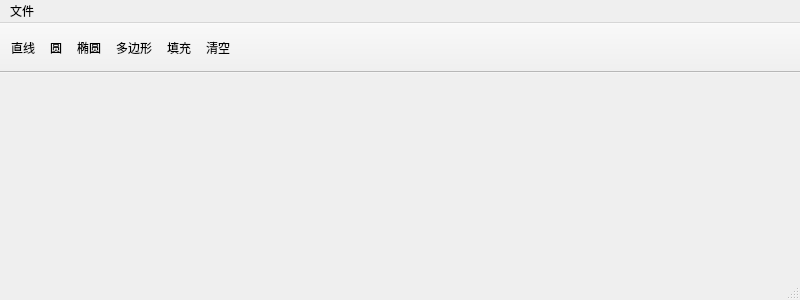
<?xml version="1.0" encoding="UTF-8"?>
<ui version="4.0">
 <class>MainWindow</class>
 <widget class="QMainWindow" name="MainWindow">
  <property name="geometry">
   <rect>
    <x>0</x>
    <y>0</y>
    <width>800</width>
    <height>300</height>
   </rect>
  </property>
  <property name="windowTitle">
   <string>画图</string>
  </property>
  <widget class="QWidget" name="centralWidget">
   <layout class="QGridLayout" name="gridLayout_2">
    <item row="0" column="0">
     <layout class="QGridLayout" name="gridLayout">
      <item row="0" column="0">
       <widget class="draw" name="widget" native="true">
        <property name="cursor">
         <cursorShape>CrossCursor</cursorShape>
        </property>
       </widget>
      </item>
     </layout>
    </item>
   </layout>
  </widget>
  <widget class="QMenuBar" name="menuBar">
   <property name="geometry">
    <rect>
     <x>0</x>
     <y>0</y>
     <width>800</width>
     <height>17</height>
    </rect>
   </property>
   <widget class="QMenu" name="menuFile">
    <property name="title">
     <string>文件</string>
    </property>
    <addaction name="actionSave_as"/>
    <addaction name="actioninfo"/>
   </widget>
   <addaction name="menuFile"/>
  </widget>
  <widget class="QToolBar" name="mainToolBar">
   <property name="minimumSize">
    <size>
     <width>800</width>
     <height>50</height>
    </size>
   </property>
   <property name="maximumSize">
    <size>
     <width>800</width>
     <height>50</height>
    </size>
   </property>
   <property name="movable">
    <bool>false</bool>
   </property>
   <attribute name="toolBarArea">
    <enum>TopToolBarArea</enum>
   </attribute>
   <attribute name="toolBarBreak">
    <bool>false</bool>
   </attribute>
   <addaction name="actionLine"/>
   <addaction name="actionCircle"/>
   <addaction name="actionEllipse"/>
   <addaction name="actionpolygon"/>
   <addaction name="actionfill"/>
   <addaction name="actionClear"/>
  </widget>
  <widget class="QStatusBar" name="statusBar"/>
  <action name="actionLine">
   <property name="text">
    <string>直线</string>
   </property>
  </action>
  <action name="actionCircle">
   <property name="text">
    <string>圆</string>
   </property>
  </action>
  <action name="actionEllipse">
   <property name="text">
    <string>椭圆</string>
   </property>
  </action>
  <action name="actionClear">
   <property name="text">
    <string>清空</string>
   </property>
  </action>
  <action name="actionSave_as">
   <property name="text">
    <string>另存为</string>
   </property>
  </action>
  <action name="actioninfo">
   <property name="text">
    <string>说明</string>
   </property>
  </action>
  <action name="actionpolygon">
   <property name="text">
    <string>多边形</string>
   </property>
  </action>
  <action name="actionfill">
   <property name="text">
    <string>填充</string>
   </property>
  </action>
 </widget>
 <layoutdefault spacing="6" margin="11"/>
 <customwidgets>
  <customwidget>
   <class>draw</class>
   <extends>QWidget</extends>
   <header>draw.h</header>
   <container>1</container>
   <slots>
    <slot>toDrawLineByPara(int,int,int)</slot>
    <slot>toDrawCircleByPara(int,int,int)</slot>
    <slot>toDrawEllipseByPara(int,int,int,int)</slot>
    <slot>clearPixmap()</slot>
    <slot>savePixmap(QString)</slot>
    <slot>toDrawShapeByDrag(shape)</slot>
    <slot>toFill()</slot>
   </slots>
  </customwidget>
 </customwidgets>
 <resources/>
 <connections>
  <connection>
   <sender>MainWindow</sender>
   <signal>toDrawCircleByPara(int,int,int)</signal>
   <receiver>widget</receiver>
   <slot>toDrawCircleByPara(int,int,int)</slot>
   <hints>
    <hint type="sourcelabel">
     <x>399</x>
     <y>149</y>
    </hint>
    <hint type="destinationlabel">
     <x>399</x>
     <y>172</y>
    </hint>
   </hints>
  </connection>
  <connection>
   <sender>MainWindow</sender>
   <signal>toDrawEllipseByPara(int,int,int,int)</signal>
   <receiver>widget</receiver>
   <slot>toDrawEllipseByPara(int,int,int,int)</slot>
   <hints>
    <hint type="sourcelabel">
     <x>399</x>
     <y>149</y>
    </hint>
    <hint type="destinationlabel">
     <x>399</x>
     <y>172</y>
    </hint>
   </hints>
  </connection>
  <connection>
   <sender>MainWindow</sender>
   <signal>clearPixmap()</signal>
   <receiver>widget</receiver>
   <slot>clearPixmap()</slot>
   <hints>
    <hint type="sourcelabel">
     <x>43</x>
     <y>274</y>
    </hint>
    <hint type="destinationlabel">
     <x>54</x>
     <y>232</y>
    </hint>
   </hints>
  </connection>
  <connection>
   <sender>MainWindow</sender>
   <signal>savePixmap(QString)</signal>
   <receiver>widget</receiver>
   <slot>savePixmap(QString)</slot>
   <hints>
    <hint type="sourcelabel">
     <x>203</x>
     <y>273</y>
    </hint>
    <hint type="destinationlabel">
     <x>200</x>
     <y>227</y>
    </hint>
   </hints>
  </connection>
  <connection>
   <sender>MainWindow</sender>
   <signal>toDrawLineByPara(int,int,int)</signal>
   <receiver>widget</receiver>
   <slot>toDrawLineByPara(int,int,int)</slot>
   <hints>
    <hint type="sourcelabel">
     <x>399</x>
     <y>149</y>
    </hint>
    <hint type="destinationlabel">
     <x>399</x>
     <y>172</y>
    </hint>
   </hints>
  </connection>
  <connection>
   <sender>MainWindow</sender>
   <signal>toDrawShapeByDrag(shape)</signal>
   <receiver>widget</receiver>
   <slot>toDrawShapeByDrag(shape)</slot>
   <hints>
    <hint type="sourcelabel">
     <x>797</x>
     <y>236</y>
    </hint>
    <hint type="destinationlabel">
     <x>724</x>
     <y>223</y>
    </hint>
   </hints>
  </connection>
  <connection>
   <sender>MainWindow</sender>
   <signal>toFill()</signal>
   <receiver>widget</receiver>
   <slot>toFill()</slot>
   <hints>
    <hint type="sourcelabel">
     <x>266</x>
     <y>273</y>
    </hint>
    <hint type="destinationlabel">
     <x>266</x>
     <y>245</y>
    </hint>
   </hints>
  </connection>
 </connections>
 <slots>
  <signal>toDrawLineByDrag()</signal>
  <signal>toDrawLineByPara(int,int,int)</signal>
  <signal>toDrawCircleByDrag()</signal>
  <signal>toDrawCircleByPara(int,int,int)</signal>
  <signal>toDrawEllipseByPara(int,int,int,int)</signal>
  <signal>clearPixmap()</signal>
  <signal>savePixmap(QString)</signal>
  <signal>toDrawShapeByDrag(shape)</signal>
  <signal>toFill()</signal>
 </slots>
</ui>
